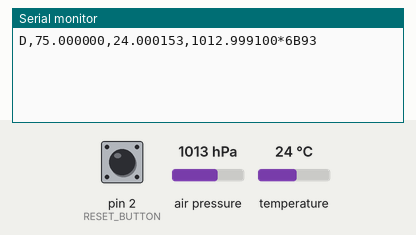
Bench run of a sketch on a simulated Arduino Uno, built with avr-gcc and run on an emulated ATmega328P. Parts: the last lines printed to the serial monitor. Wiring (inferred from the names in the program): LM75 temperature sensor at I2C address 0x48; BMP280 pressure sensor at I2C address 0x76; BMP280 pressure sensor at I2C address 0x77. The inputs (shaded band) are chosen by the test bench; at power-on: air pressure 1013 hPa, pin 2 (RESET_BUTTON) HIGH, temperature 24 °C. The board resets itself during the run and starts again.

Above: at 1.2 s.
1.3 s: air pressure set to 952 hPa
At 2.8 s:
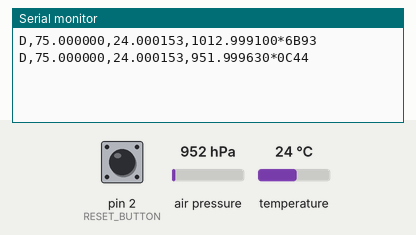
4.4 s: pin 2 (RESET_BUTTON) pulled LOW for 0.15 s
At 6.3 s:
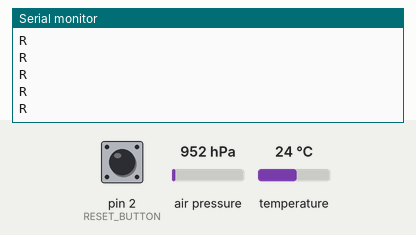
6.5 s: temperature set to 12 °C
9.6 s: air pressure set to 1000 hPa
At 10.8 s:
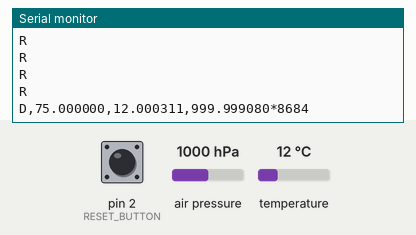
12.4 s: temperature set to 19 °C
At 13.4 s:
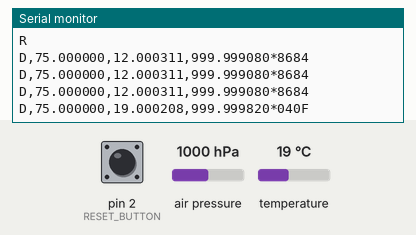
15.4 s: air pressure set to 975 hPa
At 16.8 s:
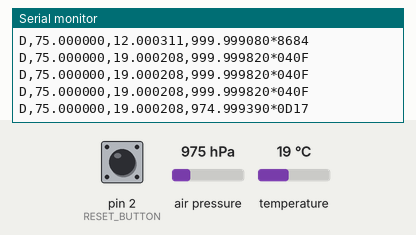

Measured:
- after the input at 1.3 s, the serial monitor: prints a new line after 0.71 s (image 1)
- after the input at 4.4 s, the serial monitor: prints a new line at once (image 2)
- after the input at 9.6 s, the serial monitor: prints a new line after 0.36 s (image 3)
- after the input at 12.4 s, the serial monitor: prints a new line after 0.56 s (image 4)
- after the input at 15.4 s, the serial monitor: prints a new line after 0.56 s (image 5)

The sketch:

MASTER.ino
```cpp
// MASTER: read the two sensors and send their values to the slave.
// I2C uses A4 (SDA) and A5 (SCL). Serial uses D0 (RX) and D1 (TX).
// NaN means "no usable measurement", not a temperature of zero.
#include <Wire.h>
#include <avr/wdt.h>
#include <math.h>
#include <string.h>

// Run before setup(). Turn off the watchdog left active by a software reset.
// The watchdog is a timer that can restart the Arduino.
void disableWatchdogAtBoot() __attribute__((naked, section(".init3")));
void disableWatchdogAtBoot() {
  MCUSR = 0;
  wdt_disable();
}

// Sensor address and waiting times. MS means milliseconds; US means microseconds.
const uint8_t DS_ADDRESS = 0x48;
const uint8_t RESET_BUTTON = 2;  // Button between master D2 and GND.
const unsigned long RESET_ACK_MS = 1500;
const unsigned long RESET_FINISH_MS = 3000;
const unsigned long SAMPLE_MS = 1000;
const unsigned long RETRY_MS = 3000;
const unsigned long BUS_RELEASE_US = 3000;

// Factory correction numbers stored inside the BMP280.
// They turn the sensor's raw numbers into temperature and pressure.
struct Calibration {
  uint16_t t1;
  int16_t t2, t3;
  uint16_t p1;
  int16_t p2, p3, p4, p5, p6, p7, p8, p9;
};

Calibration calibration;
uint8_t bmpAddress = 0;  // Zero means no BMP280 is currently ready.
bool dsReady = false;
bool dsConfigPending = false;
bool dsReadFailed = false;
// Save times instead of using long delays, so the main loop can keep running.
unsigned long dsStartedAt = 0;
unsigned long lastDsRetry = 0;
unsigned long lastBmpRetry = 0;
unsigned long lastSample = 0;
bool resetPending = false;
bool resetAcknowledged = false;
unsigned long resetAt = 0;
unsigned long lastResetRequest = 0;
unsigned long resetAcceptedAt = 0;

// Return true if the last I2C operation did not time out.
// A timeout means the sensor or bus took too long to answer.
bool busOK() {
  if (!Wire.getWireTimeoutFlag()) return true;
  Wire.clearWireTimeoutFlag();
  return false;
}

// Wait briefly for the I2C clock wire to be released.
// Return false after 3 ms rather than waiting forever.
bool waitForClockHigh() {
  unsigned long started = micros();
  while (digitalRead(SCL) == LOW) {
    if (micros() - started >= BUS_RELEASE_US) return false;
  }
  return true;
}

// Try to free the shared sensor bus after a failed read.
// Send up to nine clock pulses, then a STOP signal, and restart Wire.
// Return false if a wire stays LOW. This cannot repair a short circuit.
bool recoverI2CBus() {
  Wire.end();
  pinMode(SDA, INPUT_PULLUP);
  pinMode(SCL, INPUT_PULLUP);
  bool released = waitForClockHigh();

  // A sensor may be waiting for the rest of an interrupted message.
  // Only pull wires LOW or release them; do not force them HIGH.
  for (uint8_t pulse = 0; released && digitalRead(SDA) == LOW && pulse < 9; ++pulse) {
    digitalWrite(SCL, LOW);
    pinMode(SCL, OUTPUT);
    delayMicroseconds(5);
    pinMode(SCL, INPUT_PULLUP);
    released = waitForClockHigh();
    delayMicroseconds(5);
  }

  if (released) {
    // Release SDA while SCL is HIGH: this is the I2C STOP signal.
    digitalWrite(SCL, LOW);
    pinMode(SCL, OUTPUT);
    digitalWrite(SDA, LOW);
    pinMode(SDA, OUTPUT);
    delayMicroseconds(5);
    pinMode(SCL, INPUT_PULLUP);
    released = waitForClockHigh();
    delayMicroseconds(5);
    pinMode(SDA, INPUT_PULLUP);
    delayMicroseconds(5);
    released = released && digitalRead(SDA) == HIGH;
  }

  pinMode(SDA, INPUT_PULLUP);
  pinMode(SCL, INPUT_PULLUP);
  Wire.begin();
  Wire.setWireTimeout(3000, true);
  Wire.clearWireTimeoutFlag();
  return released;
}

// Put one setting into a sensor.
// address selects the sensor; reg selects its internal setting; value is the setting.
// Return true only if the sensor accepted the message without a timeout.
bool writeRegister(uint8_t address, uint8_t reg, uint8_t value) {
  Wire.clearWireTimeoutFlag();
  Wire.beginTransmission(address);
  Wire.write(reg);
  Wire.write(value);
  uint8_t result = Wire.endTransmission();
  bool healthy = busOK();
  return result == 0 && healthy;
}

// Send a one-byte instruction, such as "start measuring", to a sensor.
// Return true if the sensor accepted it without a timeout.
bool sendCommand(uint8_t address, uint8_t command) {
  Wire.clearWireTimeoutFlag();
  Wire.beginTransmission(address);
  Wire.write(command);
  uint8_t result = Wire.endTransmission();
  bool healthy = busOK();
  return result == 0 && healthy;
}

// Read count bytes from a sensor, starting at its internal location reg.
// Store the bytes in data. Return false if any bytes are missing or the bus fails.
bool readRegisters(uint8_t address, uint8_t reg, uint8_t *data, uint8_t count) {
  Wire.clearWireTimeoutFlag();
  Wire.beginTransmission(address);
  Wire.write(reg);
  uint8_t result = Wire.endTransmission();
  bool healthy = busOK();
  if (result != 0 || !healthy) return false;
  uint8_t received = Wire.requestFrom(address, count);
  healthy = busOK();
  if (!healthy || received != count || Wire.available() < count) {
    while (Wire.available()) Wire.read();
    return false;
  }
  for (uint8_t i = 0; i < count; ++i) data[i] = Wire.read();
  return true;
}

// Begin setting up the DS1621 for repeated temperature measurements.
// now is the current time from millis(). The next step happens in serviceDS().
void startDS(unsigned long now) {
  lastDsRetry = now;
  dsReady = false;
  dsReadFailed = false;
  dsConfigPending = writeRegister(DS_ADDRESS, 0xAC, 0x00);
  dsStartedAt = now;
}

// Finish DS1621 setup without a long delay, or retry after a lasting failure.
// Calling this often does not mean the sensor is restarted every time.
void serviceDS(unsigned long now) {
  // Give the sensor 20 ms to save its setting before asking it to measure.
  if (dsConfigPending && now - dsStartedAt >= 20) {
    dsConfigPending = false;
    dsReady = sendCommand(DS_ADDRESS, 0xEE);
    dsStartedAt = now;
    if (!dsReady) lastDsRetry = now;
  } else if ((!dsReady || dsReadFailed) && !dsConfigPending &&
             now - lastDsRetry >= RETRY_MS) {
    startDS(now);
  }
}

// Get a fresh DS1621 temperature in degrees C.
// After a failed read, try bus recovery and one more read.
// Return NaN if the sensor is not ready or no usable reading is available.
float readDS(unsigned long now) {
  serviceDS(now);
  if (!dsReady || now - dsStartedAt < 800) return NAN;
  uint8_t bytes[2];
  // Recover the shared bus before retrying, without restarting DS conversion.
  if (!readRegisters(DS_ADDRESS, 0xAA, bytes, sizeof(bytes)) &&
      (!recoverI2CBus() || !readRegisters(DS_ADDRESS, 0xAA, bytes, sizeof(bytes)))) {
    if (!dsReadFailed) lastDsRetry = now;
    dsReadFailed = true;
    return NAN;
  }
  // The first byte gives whole degrees, including negative values.
  // The top bit of the second byte adds half a degree.
  float value = int8_t(bytes[0]) + ((bytes[1] & 0x80) ? 0.5f : 0.0f);
  if (value < -55.0f || value > 125.0f) {
    if (!dsReadFailed) lastDsRetry = now;
    dsReadFailed = true;
    return NAN;
  }
  dsReadFailed = false;
  return value;
}

// Join two bytes into one number. The sensor sends the lower part first.
uint16_t littleEndian(const uint8_t *bytes) {
  return uint16_t(bytes[0]) | (uint16_t(bytes[1]) << 8);
}

// Check that a BMP280 is present at this address and prepare it to measure.
// Read its factory correction numbers twice to check that the reads agree.
// Return false if a check or setting fails.
bool initializeBMP(uint8_t address) {
  uint8_t id, status;
  if (!readRegisters(address, 0xD0, &id, 1) || id != 0x58 ||
      !readRegisters(address, 0xF3, &status, 1) || (status & 0x01)) return false;

  uint8_t first[24], second[24];
  if (!readRegisters(address, 0x88, first, sizeof(first)) ||
      !readRegisters(address, 0x88, second, sizeof(second)) ||
      memcmp(first, second, sizeof(first)) != 0) return false;

  calibration.t1 = littleEndian(first);
  calibration.t2 = int16_t(littleEndian(first + 2));
  calibration.t3 = int16_t(littleEndian(first + 4));
  calibration.p1 = littleEndian(first + 6);
  calibration.p2 = int16_t(littleEndian(first + 8));
  calibration.p3 = int16_t(littleEndian(first + 10));
  calibration.p4 = int16_t(littleEndian(first + 12));
  calibration.p5 = int16_t(littleEndian(first + 14));
  calibration.p6 = int16_t(littleEndian(first + 16));
  calibration.p7 = int16_t(littleEndian(first + 18));
  calibration.p8 = int16_t(littleEndian(first + 20));
  calibration.p9 = int16_t(littleEndian(first + 22));
  if (calibration.t1 == 0 || calibration.t1 == 0xFFFF ||
      calibration.p1 == 0 || calibration.p1 == 0xFFFF) return false;

  // Put the BMP to sleep to change settings, then start repeated measurements.
  // Use one temperature/pressure sample per measurement and a 1-second pause.
  return writeRegister(address, 0xF4, 0x00) &&
         writeRegister(address, 0xF5, 0xA0) &&
         writeRegister(address, 0xF4, 0x27);
}

// Look for the BMP280 at either of its two possible addresses.
// Leave bmpAddress at zero if neither address works.
void findBMP(unsigned long now) {
  lastBmpRetry = now;
  bmpAddress = 0;
  if (initializeBMP(0x76)) bmpAddress = 0x76;
  else if (initializeBMP(0x77)) bmpAddress = 0x77;
}

// Read the BMP280 and write the results into temperature (C) and pressure (hPa).
// The & symbols let this function update the caller's two variables.
// Return true only if all checks pass; the caller must discard results on false.
bool readBMP(float &temperature, float &pressure) {
  uint8_t id, control, config, raw[6], confirm[6];
  if (!readRegisters(bmpAddress, 0xD0, &id, 1) || id != 0x58 ||
      !readRegisters(bmpAddress, 0xF4, &control, 1) || control != 0x27 ||
      !readRegisters(bmpAddress, 0xF5, &config, 1) || config != 0xA0 ||
      !readRegisters(bmpAddress, 0xF7, raw, sizeof(raw)) ||
      !readRegisters(bmpAddress, 0xF7, confirm, sizeof(confirm)) ||
      memcmp(raw, confirm, sizeof(raw)) != 0) return false;

  // Join the received bytes into the sensor's raw pressure and temperature.
  uint32_t adcP = (uint32_t(raw[0]) << 12) | (uint32_t(raw[1]) << 4) | (raw[2] >> 4);
  uint32_t adcT = (uint32_t(raw[3]) << 12) | (uint32_t(raw[4]) << 4) | (raw[5] >> 4);
  if (adcP == 0 || adcP == 0xFFFFF || adcP == 0x80000 ||
      adcT == 0 || adcT == 0xFFFFF || adcT == 0x80000) return false;

  // Use the manufacturer's formulas with the factory correction numbers.
  // First calculate temperature, then pressure. Divide Pa by 100 to get hPa.
  float v1 = (adcT / 16384.0f - calibration.t1 / 1024.0f) * calibration.t2;
  float v2 = adcT / 131072.0f - calibration.t1 / 8192.0f;
  v2 = v2 * v2 * calibration.t3;
  float fine = v1 + v2;
  temperature = fine / 5120.0f;
  v1 = fine / 2.0f - 64000.0f;
  v2 = v1 * v1 * calibration.p6 / 32768.0f;
  v2 += v1 * calibration.p5 * 2.0f;
  v2 = v2 / 4.0f + calibration.p4 * 65536.0f;
  v1 = (calibration.p3 * v1 * v1 / 524288.0f + calibration.p2 * v1) / 524288.0f;
  v1 = (1.0f + v1 / 32768.0f) * calibration.p1;
  if (v1 == 0.0f) return false;
  float p = (1048576.0f - adcP - v2 / 4096.0f) * 6250.0f / v1;
  v1 = calibration.p9 * p * p / 2147483648.0f;
  v2 = p * calibration.p8 / 32768.0f;
  pressure = (p + (v1 + v2 + calibration.p7) / 16.0f) / 100.0f;
  return isfinite(temperature) && isfinite(pressure) &&
         temperature >= -40.0f && temperature <= 85.0f &&
         pressure >= 300.0f && pressure <= 1100.0f;
}

// Make a short check number (CRC) from the message text.
// The slave does the same calculation to help detect damaged serial messages.
// Both boards must use exactly the same calculation.
uint16_t crc16(const char *text) {
  uint16_t crc = 0xFFFF;
  while (*text) {
    crc ^= uint16_t(uint8_t(*text++)) << 8;
    for (uint8_t i = 0; i < 8; ++i)
      crc = (crc & 0x8000) ? (crc << 1) ^ 0x1021 : crc << 1;
  }
  return crc;
}

// Turn a measurement into text for sending.
// Keep six decimal places, or write "NaN" when the measurement is unavailable.
void formatValue(float value, char *text) {
  if (isnan(value)) strcpy(text, "NaN");
  else dtostrf(value, 0, 6, text);
}

// Send one line: D,DS temperature,BMP temperature,pressure*CRC.
// Commas separate the values; the newline tells the slave the message is complete.
void sendMeasurements(float ds, float bm, float pressure) {
  char dsText[18], bmText[18], pressureText[18], packet[64];
  formatValue(ds, dsText);
  formatValue(bm, bmText);
  formatValue(pressure, pressureText);
  snprintf(packet, sizeof(packet), "D,%s,%s,%s", dsText, bmText, pressureText);
  uint16_t crc = crc16(packet);
  char checksum[6];
  snprintf(checksum, sizeof(checksum), "*%04X", unsigned(crc));
  Serial.print(packet);
  Serial.println(checksum);
}

// Read the slave's reply to our reset request.
// A means the slave has started its sound, LED animation and return to center.
void receiveReset(unsigned long now) {
  static char command[4];
  static uint8_t length = 0;
  static bool overflow = false;
  while (Serial.available()) {
    char ch = Serial.read();
    if (ch == '\r') continue;
    if (ch == '\n') {
      command[length] = '\0';
      if (!overflow && strcmp(command, "A") == 0 &&
          resetPending && !resetAcknowledged) {
        resetAcknowledged = true;
        resetAcceptedAt = now;
      }
      length = 0;
      overflow = false;
    } else if (length < sizeof(command) - 1) command[length++] = ch;
    else overflow = true;
  }
}

// Watch the master's D2 button. LOW means pressed.
// Ignore quick contact bounces by waiting for a stable reading for 30 ms.
void checkButton(unsigned long now) {
  static uint8_t previous = HIGH, stable = HIGH;
  static unsigned long changedAt = 0;
  uint8_t reading = digitalRead(RESET_BUTTON);
  if (reading != previous) {
    previous = reading;
    changedAt = now;
  }
  if (now - changedAt >= 30 && reading != stable) {
    stable = reading;
    if (stable == LOW && !resetPending) {
      resetPending = true;
      resetAcknowledged = false;
      resetAt = now;
      lastResetRequest = now;
      Serial.println("R");
    }
  }
}

// Retry the reset request if needed, then give the slave time to finish.
// Restart the master even if the slave is disconnected.
void updateReset(unsigned long now) {
  if (!resetAcknowledged && now - resetAt < RESET_ACK_MS &&
      now - lastResetRequest >= 300) {
    Serial.println("R");
    lastResetRequest = now;
  }
  bool finished = resetAcknowledged ?
      now - resetAcceptedAt >= RESET_FINISH_MS :
      now - resetAt >= RESET_ACK_MS + RESET_FINISH_MS;
  if (finished) {
    Serial.flush();
    wdt_enable(WDTO_15MS);
    while (true) {}
  }
}

// Run once at power-on or after reset.
// Start the serial link and sensor bus, then begin sensor setup.
void setup() {
  pinMode(RESET_BUTTON, INPUT_PULLUP);
  Serial.begin(9600);
  Wire.begin();
  Wire.setWireTimeout(3000, true);
  startDS(millis());
  findBMP(millis());
  lastSample = millis();
}

// Run repeatedly: check reset commands and keep DS setup moving.
// Once per second, read the sensors and send a new measurement line.
void loop() {
  unsigned long now = millis();
  receiveReset(now);
  checkButton(now);
  if (resetPending) {
    updateReset(now);
    return;
  }
  serviceDS(now);
  if (now - lastSample < SAMPLE_MS) return;
  lastSample = now;

  // Read DS independently. A BMP failure below does not erase this DS value.
  float ds = readDS(now);
  float bm = NAN, pressure = NAN;
  if (bmpAddress != 0 && !readBMP(bm, pressure)) {
    // Discard both BMP values on failure, but keep sending the DS result.
    bmpAddress = 0;
    lastBmpRetry = now;
    bm = pressure = NAN;
  } else if (bmpAddress == 0 && now - lastBmpRetry >= RETRY_MS) {
    // Read on the next cycle, after the newly configured sensor has converted.
    findBMP(now);
  }
  sendMeasurements(ds, bm, pressure);
}
```
